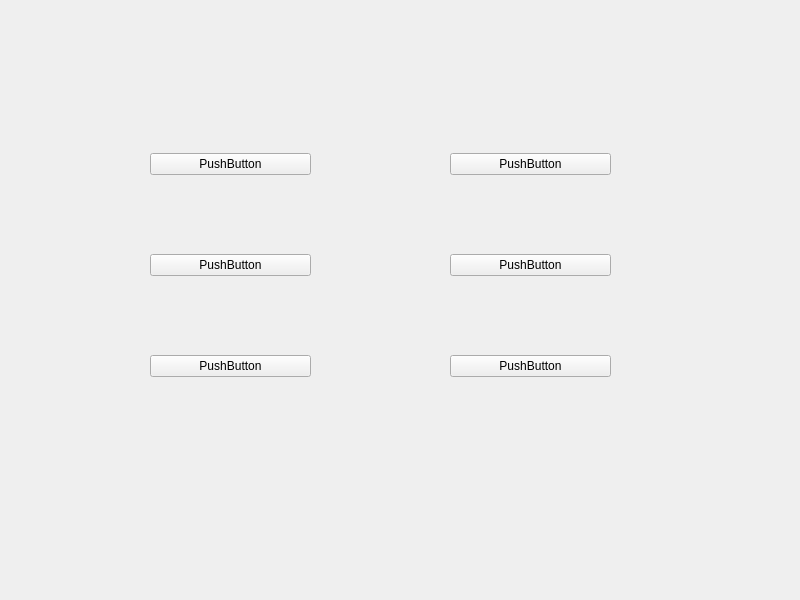
<?xml version="1.0" encoding="UTF-8"?>
<ui version="4.0">
 <class>Widget</class>
 <widget class="QWidget" name="Widget">
  <property name="geometry">
   <rect>
    <x>0</x>
    <y>0</y>
    <width>800</width>
    <height>600</height>
   </rect>
  </property>
  <property name="windowTitle">
   <string>Widget</string>
  </property>
  <widget class="QWidget" name="verticalLayoutWidget">
   <property name="geometry">
    <rect>
     <x>150</x>
     <y>80</y>
     <width>161</width>
     <height>371</height>
    </rect>
   </property>
   <layout class="QVBoxLayout" name="verticalLayout">
    <item>
     <widget class="QPushButton" name="pushButton_2">
      <property name="text">
       <string>PushButton</string>
      </property>
     </widget>
    </item>
    <item>
     <widget class="QPushButton" name="pushButton_3">
      <property name="text">
       <string>PushButton</string>
      </property>
     </widget>
    </item>
    <item>
     <widget class="QPushButton" name="pushButton">
      <property name="text">
       <string>PushButton</string>
      </property>
     </widget>
    </item>
   </layout>
  </widget>
  <widget class="QWidget" name="verticalLayoutWidget_2">
   <property name="geometry">
    <rect>
     <x>450</x>
     <y>80</y>
     <width>161</width>
     <height>371</height>
    </rect>
   </property>
   <layout class="QVBoxLayout" name="verticalLayout_2">
    <item>
     <widget class="QPushButton" name="pushButton_5">
      <property name="text">
       <string>PushButton</string>
      </property>
     </widget>
    </item>
    <item>
     <widget class="QPushButton" name="pushButton_6">
      <property name="text">
       <string>PushButton</string>
      </property>
     </widget>
    </item>
    <item>
     <widget class="QPushButton" name="pushButton_4">
      <property name="text">
       <string>PushButton</string>
      </property>
     </widget>
    </item>
   </layout>
  </widget>
 </widget>
 <resources/>
 <connections/>
</ui>
